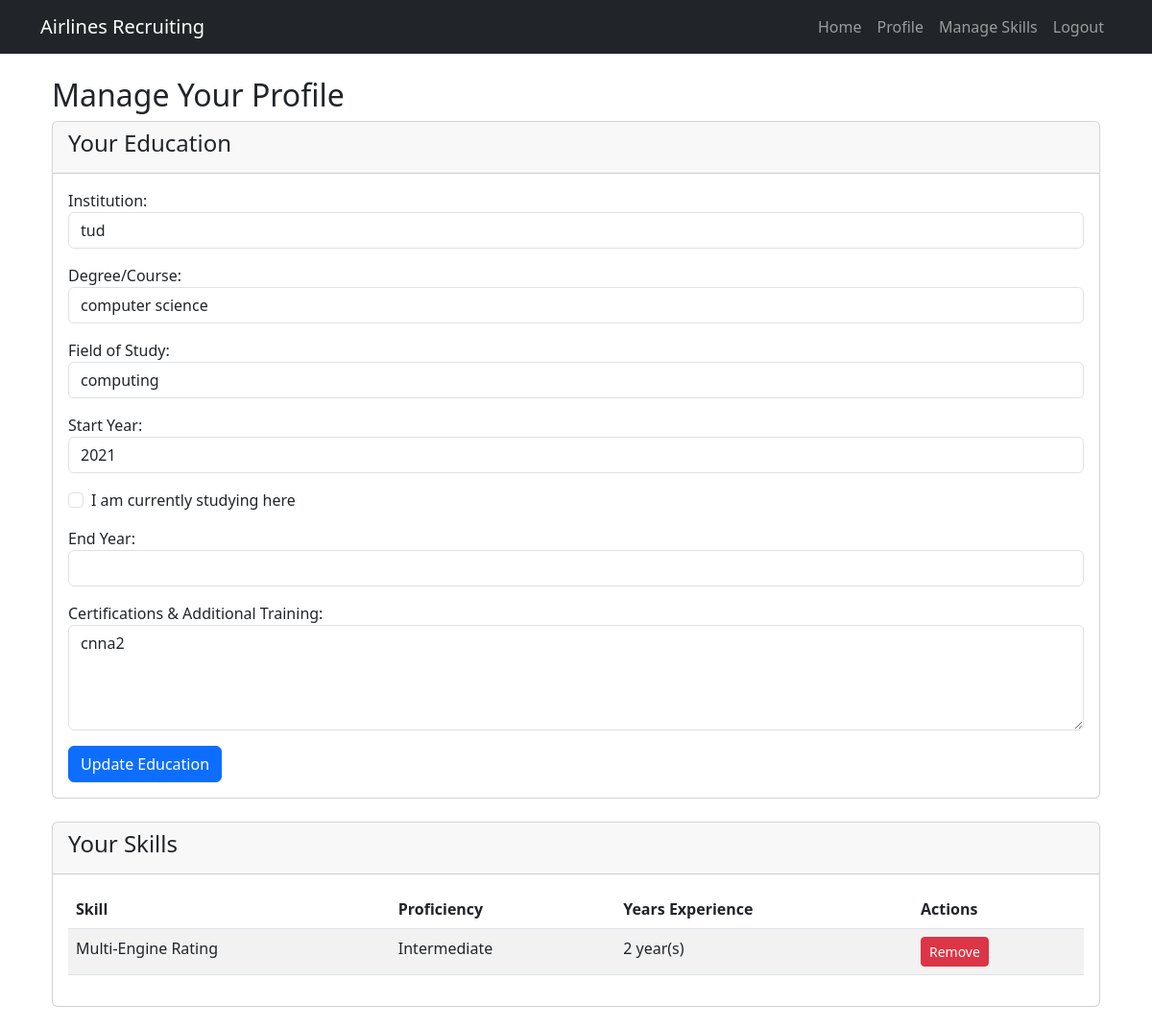
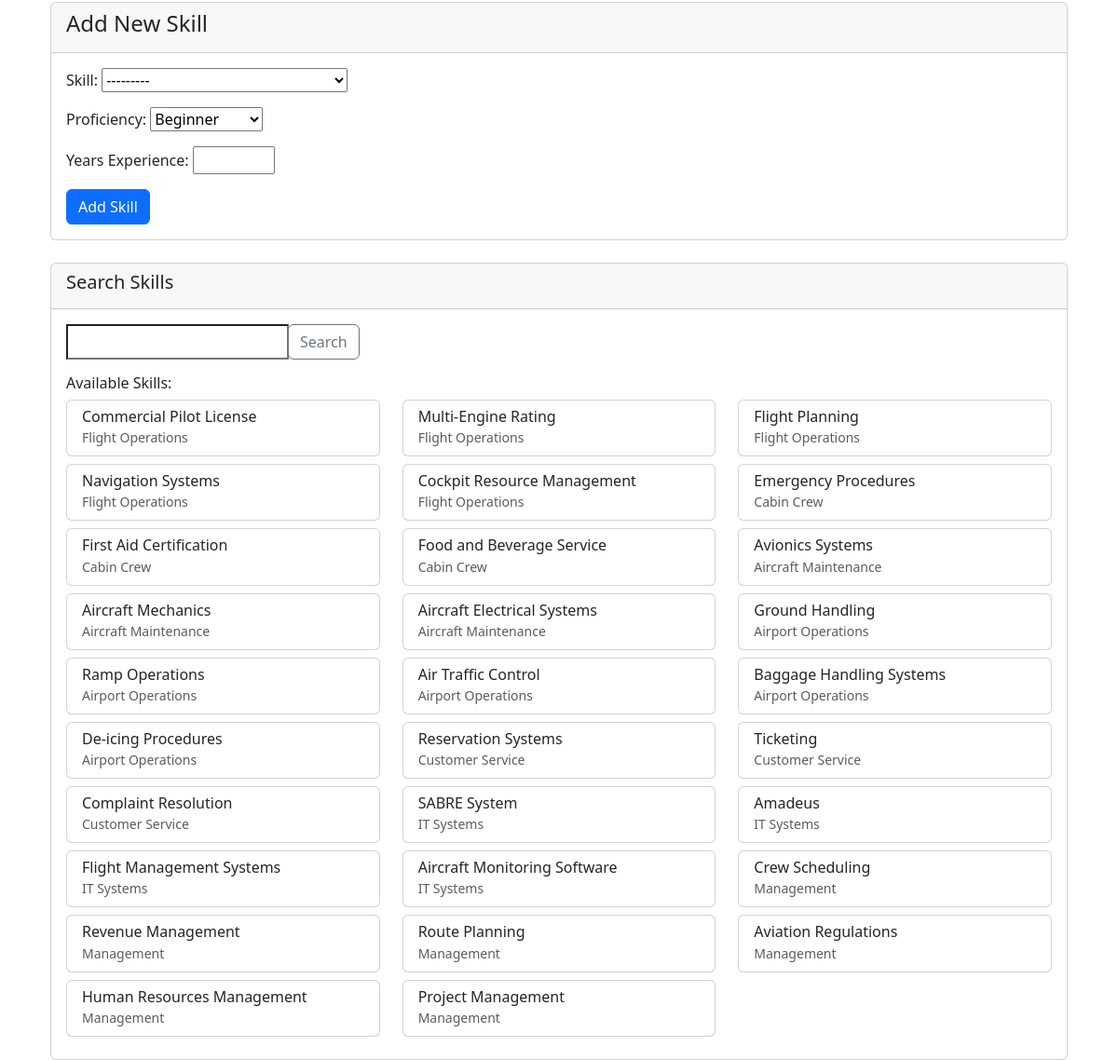
Screenshot of /skills/ (signed in) with the database file from the repository (2 pictures, top to bottom).
### home/models.py (models this page shows, shortened)
class Candidate(models.Model):
    user = models.OneToOneField(User, on_delete=models.CASCADE, related_name='candidate_profile')
    resume = models.FileField(upload_to='resumes/', blank=True, null=True)
    skills = models.ManyToManyField(Skill, through='CandidateSkill')
    experience_years = models.PositiveIntegerField(default=0)
    education_institution = models.CharField(max_length=200, blank=True, null=True)
    education_degree = models.CharField(max_length=100, blank=True, null=True)
    education_field = models.CharField(max_length=100, blank=True, null=True)
    education_start_year = models.PositiveIntegerField(blank=True, null=True)
    education_end_year = models.PositiveIntegerField(blank=True, null=True)
    education_currently_studying = models.BooleanField(default=False)
    certifications = models.TextField(blank=True, null=True)

class CandidateSkill(models.Model):
    BEGINNER = 'beginner'
    INTERMEDIATE = 'intermediate'
    ADVANCED = 'advanced'
    EXPERT = 'expert'
    PROFICIENCY_CHOICES = [
        (BEGINNER, 'Beginner'),
        (INTERMEDIATE, 'Intermediate'),
        (ADVANCED, 'Advanced'),
        (EXPERT, 'Expert'),
    ]
    candidate = models.ForeignKey(Candidate, on_delete=models.CASCADE)
    skill = models.ForeignKey(Skill, on_delete=models.CASCADE)
    proficiency = models.CharField(max_length=15, choices=PROFICIENCY_CHOICES, default=BEGINNER)
    years_experience = models.PositiveIntegerField(default=0)
    class Meta:
        unique_together = ('candidate', 'skill')

class Skill(models.Model):
    name = models.CharField(max_length=100)
    description = models.TextField(blank=True)
    category = models.CharField(max_length=100)
    def __str__(self):
        return self.name

### home/views.py (the view)
# urls.py: path('skills/', views.manage_skills, name='manage_skills'),
@login_required
def manage_skills(request):
    if request.user.role != 'candidate':
        messages.error(request, "Only candidates can access this page.")
        return redirect('home')
    candidate, created = Candidate.objects.get_or_create(user=request.user)
    candidate_skills = CandidateSkill.objects.filter(candidate=candidate)
    search_form = SkillSearchForm(request.GET or None)
    skills = Skill.objects.all()
    if search_form.is_valid() and search_form.cleaned_data.get('search_term'):
        search_term = search_form.cleaned_data.get('search_term')
        skills = skills.filter(name__icontains=search_term)
    if request.method == 'POST':
        if 'add_skill' in request.POST:
            skill_form = CandidateSkillForm(request.POST)
            if skill_form.is_valid():
                skill = skill_form.cleaned_data['skill']
                if CandidateSkill.objects.filter(candidate=candidate, skill=skill).exists():
                    messages.warning(request, f'You already have "{skill.name}" in your skills list.')
                else:
                    candidate_skill = skill_form.save(commit=False)
                    candidate_skill.candidate = candidate
                    candidate_skill.save()
                    messages.success(request, f'Added "{skill.name}" to your skills!')
                return redirect('manage_skills')
        elif 'update_education' in request.POST:
            candidate.education_institution = request.POST.get('education_institution', '')
            candidate.education_degree = request.POST.get('education_degree', '')
            candidate.education_field = request.POST.get('education_field', '')
            start_year = request.POST.get('education_start_year', '')
            if start_year and start_year.isdigit():
                candidate.education_start_year = int(start_year)
            candidate.education_currently_studying = 'education_currently_studying' in request.POST
            if not candidate.education_currently_studying:
                end_year = request.POST.get('education_end_year', '')
                if end_year and end_year.isdigit():
                    candidate.education_end_year = int(end_year)
            else:
                candidate.education_end_year = None
            candidate.certifications = request.POST.get('certifications', '')
            candidate.save()
            messages.success(request, 'Profile updated successfully!')
            return redirect('manage_skills')
    else:
        skill_form = CandidateSkillForm()
    context = {
        'candidate': candidate,
        'candidate_skills': candidate_skills,
        'search_form': search_form,
        'skills': skills,
        'skill_form': skill_form
    }
    return render(request, 'manage_skills.html', context)

### home/forms.py
class SkillSearchForm(forms.Form):
    search_term = forms.CharField(required=False, label="Search for skills")

class CandidateSkillForm(forms.ModelForm):
    PROFICIENCY_CHOICES = CandidateSkill.PROFICIENCY_CHOICES
    skill = forms.ModelChoiceField(queryset=Skill.objects.all())
    proficiency = forms.ChoiceField(choices=PROFICIENCY_CHOICES)
    years_experience = forms.IntegerField(min_value=0, max_value=50)
    class Meta:
        model = CandidateSkill
        fields = ['skill', 'proficiency', 'years_experience']

### home/templates/manage_skills.html (shortened to what this page needs)
{% extends "base.html" %} {% block content %}
<div class="container mt-4">
  <h2>Manage Your Profile</h2>
  <div class="card mb-4">
    <div class="card-header">
      <h4>Your Education</h4>
    </div>
    <div class="card-body">
      <form method="POST">
        <div class="form-group mb-3">
          <label for="education_institution">Institution:</label>
          <input
            type="text"
            class="form-control"
            id="education_institution"
            name="education_institution"
            value="{{ candidate.education_institution }}"
          />
        </div>
        <div class="form-group mb-3">
          <label for="education_degree">Degree/Course:</label>
          <input
            type="text"
            class="form-control"
            id="education_degree"
            name="education_degree"
            value="{{ candidate.education_degree }}"
          />
        </div>
        <div class="form-group mb-3">
          <label for="education_field">Field of Study:</label>
          <input
            type="text"
            class="form-control"
            id="education_field"
            name="education_field"
            value="{{ candidate.education_field }}"
          />
        </div>
        <div class="form-group mb-3">
          <label for="education_start_year">Start Year:</label>
          <input
            type="number"
            class="form-control"
            id="education_start_year"
            name="education_start_year"
            value="{{ candidate.education_start_year }}"
          />
        </div>
        <div class="form-check mb-3">
          <input
            type="checkbox"
            class="form-check-input"
            id="education_currently_studying"
            name="education_currently_studying"
            {%
            if
            candidate.education_currently_studying
            %}checked{%
            endif
            %}
          />
          <label class="form-check-label" for="education_currently_studying"
            >I am currently studying here</label
          >
        </div>
        <div class="form-group mb-3" id="end_year_group">
          <label for="education_end_year">End Year:</label>
          <input
            type="number"
            class="form-control"
            id="education_end_year"
            name="education_end_year"
            value="{{ candidate.education_end_year }}"
          />
        </div>
        <div class="form-group mb-3">
          <label for="certifications"
            >Certifications & Additional Training:</label
          >
          <textarea
            class="form-control"
            id="certifications"
            name="certifications"
            rows="4"
            placeholder="Enter one certification per line"
          >
{{ candidate.certifications }}</textarea
          >
        </div>
        <button type="submit" name="update_education" class="btn btn-primary">
          Update Education
        </button>
      </form>
    </div>
  </div>
  <div class="card mb-4">
    <div class="card-header">
      <h4>Your Skills</h4>
    </div>
    <div class="card-body">
      {% if candidate_skills %}
      <table class="table table-striped">
        <thead>
          <tr>
            <th>Skill</th>
            <th>Proficiency</th>
            <th>Years Experience</th>
            <th>Actions</th>
          </tr>
        </thead>
        <tbody>
          {% for candidate_skill in candidate_skills %}
          <tr>
            <td>{{ candidate_skill.skill.name }}</td>
            <td>{{ candidate_skill.get_proficiency_display }}</td>
            <td>{{ candidate_skill.years_experience }} year(s)</td>
            <td>
              <a
                href="{% url 'delete_skill' candidate_skill.id %}"
                class="btn btn-sm btn-danger"
                >Remove</a
              >
            </td>
          </tr>
          {% endfor %}
        </tbody>
      </table>
      {% else %}
      <p>You haven't added any skills yet.</p>
      {% endif %}
    </div>
  </div>
  <div class="card mb-4">
    <div class="card-header">
      <h4>Add New Skill</h4>
    </div>
    <div class="card-body">
      <form method="POST">
        <div class="form-group mb-3">
          <label for="{{ skill_form.skill.id_for_label }}">Skill:</label>
          {{ skill_form.skill }}
        </div>
        <div class="form-group mb-3">
          <label for="{{ skill_form.proficiency.id_for_label }}"
            >Proficiency:</label
          >
          {{ skill_form.proficiency }}
        </div>
        <div class="form-group mb-3">
          <label for="{{ skill_form.years_experience.id_for_label }}"
            >Years Experience:</label
          >
          {{ skill_form.years_experience }}
        </div>
        <button type="submit" name="add_skill" class="btn btn-primary">
          Add Skill
        </button>
      </form>
    </div>
  </div>
  <div class="card">
    <div class="card-header">
      <h5>Search Skills</h5>
    </div>
    <div class="card-body">
      <form method="GET" action="{% url 'manage_skills' %}">
        <div class="input-group mb-3">
          {{ search_form.search_term }}
          <div class="input-group-append">
            <button class="btn btn-outline-secondary" type="submit">
              Search
            </button>
          </div>
        </div>
      </form>
      {% if skills %}
      <div class="mt-3">
        <h6>Available Skills:</h6>
        <div class="row">
          {% for skill in skills %}
          <div class="col-md-4 mb-2">
            <div class="card">
              <div class="card-body py-2">
                <h6 class="mb-0">{{ skill.name }}</h6>
                <small class="text-muted">{{ skill.category }}</small>
              </div>
            </div>
          </div>
          {% endfor %}
        </div>
      </div>
      {% endif %}
    </div>
  </div>
</div>
{% endblock content %}

### rows the page displays
Candidate: education_institution "tud", education_degree "computer science", education_field "computing", education_start_year "2021", certifications "cnna2"
CandidateSkill: skill.name "Multi-Engine Rating", proficiency "Intermediate", years_experience "2"
Skill: name "Commercial Pilot License", category "Flight Operations"
Skill: name "Multi-Engine Rating", category "Flight Operations"
Skill: name "Flight Planning", category "Flight Operations"
Skill: name "Navigation Systems", category "Flight Operations"
Skill: name "Cockpit Resource Management", category "Flight Operations"
Skill: name "Emergency Procedures", category "Cabin Crew"
Skill: name "First Aid Certification", category "Cabin Crew"
Skill: name "Food and Beverage Service", category "Cabin Crew"
Skill: name "Avionics Systems", category "Aircraft Maintenance"
Skill: name "Aircraft Mechanics", category "Aircraft Maintenance"
Skill: name "Aircraft Electrical Systems", category "Aircraft Maintenance"
Skill: name "Ground Handling", category "Airport Operations"
Skill: name "Ramp Operations", category "Airport Operations"
Skill: name "Air Traffic Control", category "Airport Operations"
Skill: name "Baggage Handling Systems", category "Airport Operations"
Skill: name "De-icing Procedures", category "Airport Operations"
Skill: name "Reservation Systems", category "Customer Service"
Skill: name "Ticketing", category "Customer Service"
Skill: name "Complaint Resolution", category "Customer Service"
Skill: name "SABRE System", category "IT Systems"
Skill: name "Amadeus", category "IT Systems"
Skill: name "Flight Management Systems", category "IT Systems"
Skill: name "Aircraft Monitoring Software", category "IT Systems"
Skill: name "Crew Scheduling", category "Management"
Skill: name "Revenue Management", category "Management"
Skill: name "Route Planning", category "Management"
Skill: name "Aviation Regulations", category "Management"
Skill: name "Human Resources Management", category "Management"
Skill: name "Project Management", category "Management"
